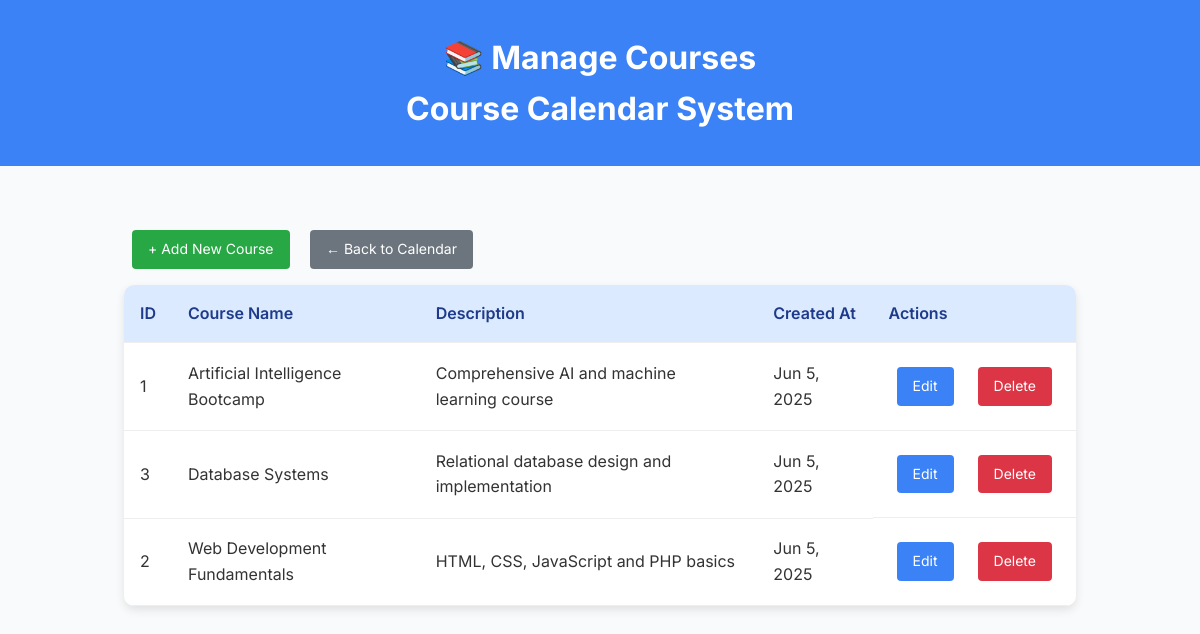
The app's page /manage_courses.php with its own data.
### tables this page shows
CREATE TABLE `courses` (
  `id` int(11) NOT NULL,
  `name` varchar(255) NOT NULL,
  `description` text DEFAULT NULL,
  `created_at` timestamp NOT NULL DEFAULT current_timestamp()
);

### manage_courses.php (the view, shortened to what this page needs)
<?php
include "connection.php";
$courses = $conn->query("SELECT * FROM courses ORDER BY name");
?>
<!DOCTYPE html>
<html lang="en">
<head>
    <link rel="stylesheet" href="style.css">
</head>
<body>
    <header>
        <h1>📚 Manage Courses<br>Course Calendar System</h1>
    </header>
    <div class="manage-container">
        <a href="add_course.php" class="btn btn-add">+ Add New Course</a>
        <a href="index.php" class="btn" style="background: #6c757d; color: white;">← Back to Calendar</a>
        <div class="table-container">
            <table>
                <thead>
                    <tr>
                        <th>ID</th>
                        <th>Course Name</th>
                        <th>Description</th>
                        <th>Created At</th>
                        <th>Actions</th>
                    </tr>
                </thead>
                <tbody>
                    <?php while($course = $courses->fetch_assoc()): ?>
                    <tr>
                        <td><?= $course['id'] ?></td>
                        <td><?= htmlspecialchars($course['name']) ?></td>
                        <td><?= htmlspecialchars($course['description'] ?? 'N/A') ?></td>
                        <td><?= date('M j, Y', strtotime($course['created_at'])) ?></td>
                        <td class="actions">
                            <a href="edit_course.php?id=<?= $course['id'] ?>" class="btn btn-edit">Edit</a>
                            <a href="manage_courses.php?delete_id=<?= $course['id'] ?>"
                               class="btn btn-delete"
                               onclick="return confirm('Are you sure you want to delete this course?')">Delete</a>
                        </td>
                    </tr>
                    <?php endwhile; ?>
                </tbody>
            </table>
        </div>
    </div>
</body>
</html>

### style.css (style rules this page uses)
:root { --primary: #3B82F6; --primary-light: #DBEAFE; --primary-dark: #1E3A8A; --background: #F9FaFB; --success: #d1fae5; --success-text: #065f46; --error: #fee2e2; --erro-text: #b91c1c; }
* { margin: 0; padding: 0; box-sizing: border-box; }
body { font-family: "Inter", sans-serif; background-color: var(--background); color: #333; line-height: 1.6; }
header { background-color: var(--primary); color: white; padding: 2rem 1rem; text-align: center; }
.btn { display: inline-block; padding: 10px 20px; background: var(--primary); color: white; text-decoration: none; border-radius: 5px; margin: 0.5rem; transition: background 0.2s ease; }

### manage_courses.php (style rules this page uses)
.manage-container { max-width: 1000px; margin: 2rem auto; padding: 1.5rem; }
.table-container { background: white; border-radius: 10px; box-shadow: 0 4px 10px rgba(0, 0, 0, 0.1); overflow: hidden; }
table { width: 100%; border-collapse: collapse; }
th, td { padding: 1rem; text-align: left; border-bottom: 1px solid #eee; }
th { background: var(--primary-light); color: var(--primary-dark); font-weight: 600; }
.actions { display: flex; gap: 0.5rem; }
.btn { padding: 0.5rem 1rem; border: none; border-radius: 4px; cursor: pointer; text-decoration: none; display: inline-block; font-size: 0.875rem; }
.btn-edit { background: var(--primary); color: white; }
.btn-delete { background: #dc3545; color: white; }
.btn-add { background: #28a745; color: white; margin-bottom: 1rem; }

### records on screen
courses: id "1", name "Artificial Intelligence Bootcamp", description "Comprehensive AI and machine learning course", created_at "Jun 5, 2025"
courses: id "3", name "Database Systems", description "Relational database design and implementation", created_at "Jun 5, 2025"
courses: id "2", name "Web Development Fundamentals", description "HTML, CSS, JavaScript and PHP basics", created_at "Jun 5, 2025"
